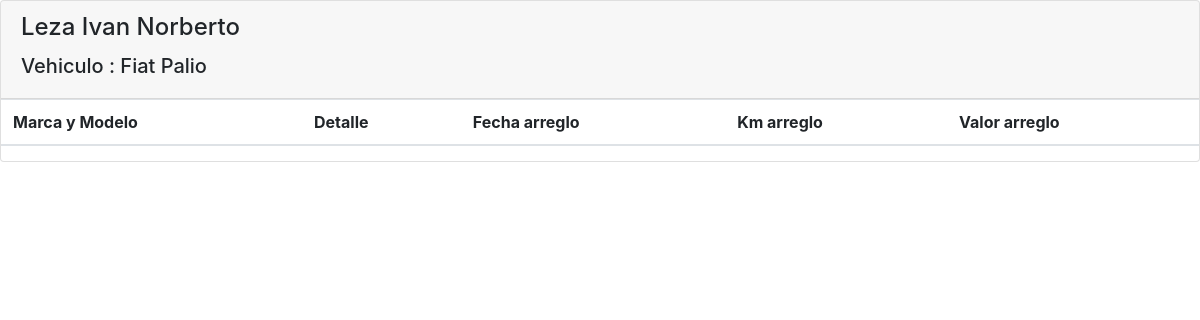
The page /workshop/cars/repairs/model/4/ on the database its author committed.
### workshop/models.py (models this page shows, shortened)
class Model(models.Model):
    brand           = models.ForeignKey(Brand, on_delete=models.CASCADE)
    modelName       = models.CharField(max_length=30)
    year            = models.CharField(max_length=8)
    km_car          = models.CharField(max_length=10)

class Brand(models.Model):
    owner           = models.ForeignKey(Owner, on_delete=models.CASCADE)
    brandName       = models.CharField(max_length=30)

class Owner(models.Model):
    name            = models.CharField(max_length=30)
    surname         = models.CharField(max_length=30)
    dni             = models.CharField(max_length=10)

### workshop/views.py (the view)
# urls.py: path('cars/repairs/model/<int:model_id>/', views.repair_model, name='repair_model'),
def repair_model(request, model_id):
    model_m             = get_object_or_404(Model, pk=model_id)
    repair_m            = Repair.objects.all()
    latest_repairs_list = Repair.objects.all()
    context = { 'model_m'             : model_m,
                'repair_m'            : repair_m,
                'latest_repairs_list' : latest_repairs_list
                }
    return render(request, 'workshop/repair_model.html', context)

### workshop/templates/workshop/repair_model.html (shortened to what this page needs)
{% load bootstrap4 %}
{% bootstrap_css %}
<div class="card">
  <div class="card-header text-left" style="margin-bottom:0">
    <h4 class="card-title">
      {{ model_m.brand.owner.surname }}
      {{ model_m.brand.owner.name }}
      <h5>
        Vehiculo :
          {{ model_m.brand.brandName }}
          {{ model_m.modelName}}
      </h5>
    </h4>
  </div>
<table class="table">
  <thead>
    <tr>
      <th scope="col">Marca y Modelo</th>
      <th scope="col">Detalle</th>
      <th scope="col">Fecha arreglo</th>
      <th scope="col">Km arreglo</th>
      <th scope="col">Valor arreglo</th>
    </tr>
  </thead>
</table>
</div>

### rows shown on the page
Model: brand.owner.surname "Leza", brand.owner.name "Ivan Norberto", brand.brandName "Fiat", modelName "Palio"
